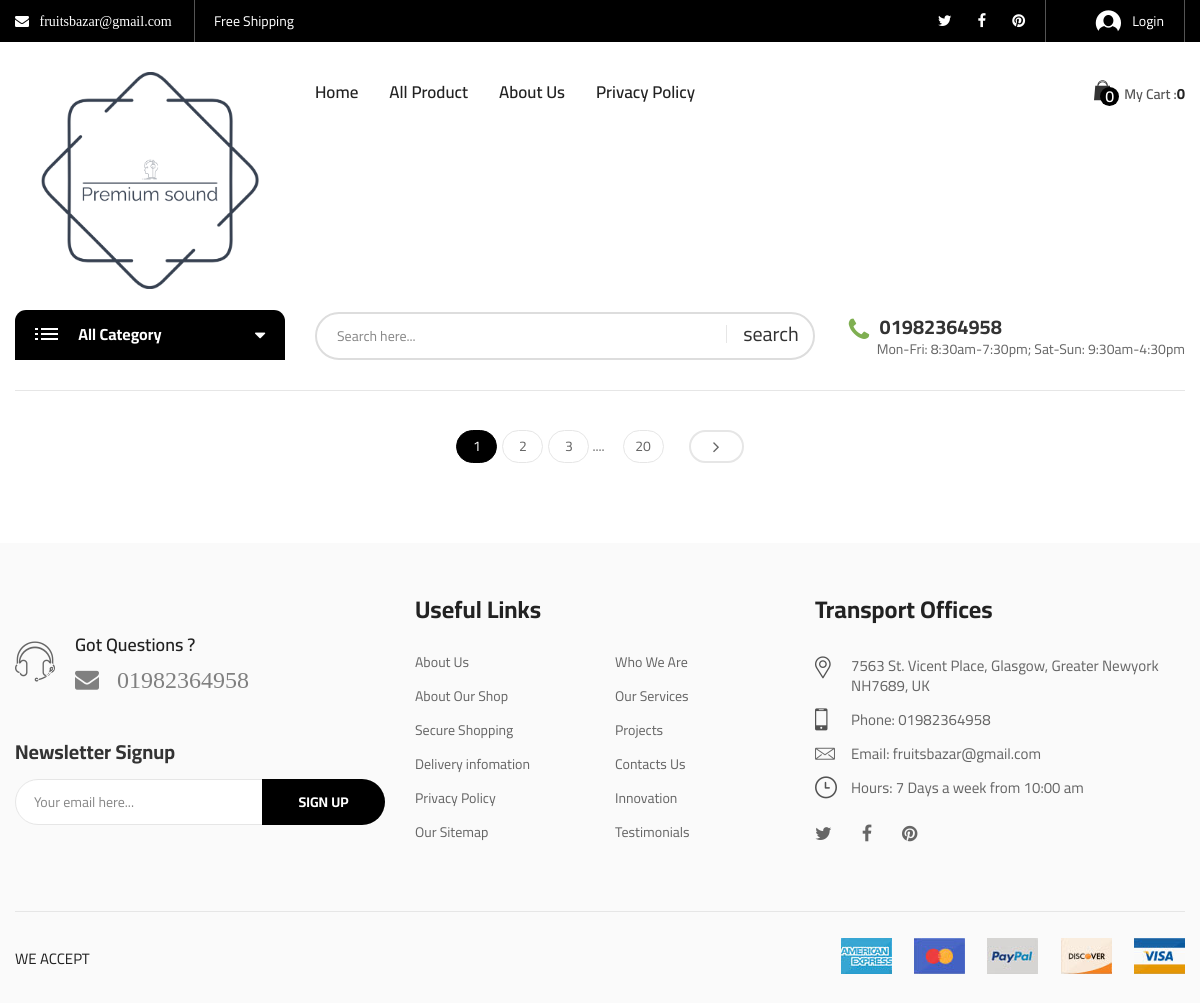
The app's page /all_product.php with its own data.
### tables this page shows
CREATE TABLE `header_info` (
  `id` int(10) NOT NULL,
  `email` varchar(30) NOT NULL,
  `tweeter` varchar(500) NOT NULL,
  `fb_link` varchar(500) NOT NULL,
  `pinterest` varchar(500) NOT NULL,
  `phone` varchar(20) NOT NULL
);

CREATE TABLE `add_logo` (
  `id` int(10) NOT NULL,
  `img` varchar(200) NOT NULL
);

### admin/class/adminback.php (called while the page is built, shortened)
<?php
class  adminback
{
    private $connection;
    function __construct()
    {
        $dbhost = "localhost";
        $dbuser = "root";
        $dbpass = "";
        $dbname = "ecommerce";
        $this->connection = mysqli_connect($dbhost, $dbuser, $dbpass, $dbname);
    }
    function display_links()
    {
        $query = "SELECT * FROM header_info";
        if (mysqli_query($this->connection, $query)) {
            $ctg_info = mysqli_query($this->connection, $query);
            return $ctg_info;
        }
    }
    function display_logo()
    {
        $query = "SELECT * FROM add_logo";
        if (mysqli_query($this->connection, $query)) {
            $pdt_info = mysqli_query($this->connection, $query);
            return $pdt_info;
        }
    }
}

### includes/header_top.php (the view, shortened to what this page needs)
<?php
$obj= new adminback();
    $links = $obj->display_links();
?>
<div class="header-top bg-main hidden-xs">
            <div class="container">
                <div class="top-bar left">
                    <ul class="horizontal-menu">
                        <?php
                        while( $link = mysqli_fetch_assoc($links)){?>
                        <li>
                            <a class="fa fa-envelope" href="" > &nbsp;
                           <?php  echo $link['email'];  ?>
                          </a></li>
                        <li><a href="#">Free Shipping</a></li>
                    </ul>
                </div>
                <div class="top-bar right">
                    <ul class="social-list">
                        <li><a href="#<?php  echo $link['tweeter'];  ?>"><i class="fa fa-twitter" aria-hidden="true"></i></a></li>
                        <li><a href="#<?php  echo $link['fb_link'];  ?>"><i class="fa fa-facebook" aria-hidden="true"></i></a></li>
                        <li><a href="#<?php  echo $link['pinterest'];  ?>"><i class="fa fa-pinterest" aria-hidden="true"></i></a></li>
                               <?php } ?>
                    </ul>
                    <ul class="horizontal-menu">
                        <li><a href="user_login.php" class="login-link"><i class="biolife-icon icon-login"></i>
                        <?php
                        if(isset($_SESSION['username'])){
                            echo $_SESSION['username'];
                        }else{
                            echo "Login";
                        }
                        ?>
                        </a></li>
                    </ul>
                </div>
            </div>
        </div>

### includes/header_middle.php (shortened to what this page needs)
<?php
$obj = new adminback();
$logo_info = $obj->display_logo();
?>
<div class="header-middle biolife-sticky-object ">
    <div class="container">
        <div class="row">
            <div class="col-lg-3 col-md-2 col-md-6 col-xs-6">
                <a href="index.php" class="biolife-logo">
                    <?php while ($logo = mysqli_fetch_assoc($logo_info)) {
                    ?>
                        <img src="admin/uploads/<?php echo $logo['img']; ?>" alt="biolife logo">
                </a>
            <?php } ?>
            </div>
            <div class="col-lg-6 col-md-7 hidden-sm hidden-xs">
                <div class="primary-menu">
                    <ul class="menu biolife-menu clone-main-menu clone-primary-menu" id="primary-menu" data-menuname="main menu">
                        <li class="menu-item"><a href="index.php">Home</a></li>
                        <li class="menu-item"><a href="all_product.php">All Product</a></li>
                        <li class="menu-item"><a href="#">About Us</a></li>
                        <li class="menu-item"><a href="#">Privacy Policy </a></li>
                    </ul>
                </div>
            </div>
            <div class="col-lg-3 col-md-3 col-md-6 col-xs-6">
                <div class="biolife-cart-info">
                    <div class="minicart-block">
                        <div class="minicart-contain">
                            <a href="javascript:void(0)" class="link-to">
                                <span class="icon-qty-combine">
                                    <span class="qty">
                                        <?php
                                        if (isset($_SESSION['cart'])) {
                                            echo $_SESSION['cart_pdt_number'];
                                        } else {
                                            echo "0";
                                        }
                                        ?>
                                    </span>
                                </span>
                                <span class="title">My Cart :</span>
                                <span class="sub-total">
                                    <?php
                                    if (isset($_SESSION['cart'])) {
                                        echo $_SESSION['subtotal'];
                                    } else {
                                        echo "0";
                                    }
                                    ?></span>
                            </a>
                        </div>
                    </div>
                </div>
            </div>
        </div>
    </div>
</div>

### includes/header_bottom.php
<?php
$obj = new adminback();
$links = $obj->display_links();
$link = mysqli_fetch_assoc($links);
?>
<div class="header-bottom hidden-sm hidden-xs">
    <div class="container">
        <div class="row">
            <div class="col-lg-3 col-md-4">
                <?php
                include_once("vertical_menu.php")
                ?>
            </div>
            <div class="col-lg-9 col-md-8 padding-top-2px">
                <?php
                include_once("search_bar.php")
                ?>
                <div class="live-info">
                    <p class="telephone"><i class="fa fa-phone" aria-hidden="true"></i><b class="phone-number"> <?php echo $link['phone'] ?> </b></p>
                    <p class="working-time">Mon-Fri: 8:30am-7:30pm; Sat-Sun: 9:30am-4:30pm</p>
                </div>
            </div>
        </div>
    </div>
</div>

### includes/footer.php
<?php
$obj= new adminback();
    $links = $obj->display_links();
    $link = mysqli_fetch_assoc($links);
?>
<footer id="footer" class="footer layout-03">
        <div class="footer-content background-footer-03">
            <div class="container">
                <div class="row">
                    <div class="col-lg-4 col-md-4 col-sm-9">
                        <section class="footer-item">
                            <div class="footer-phone-info">
                                <i class="biolife-icon icon-head-phone"></i>
                                <p class="r-info">
                                    <span>Got Questions ?</span>
                                    <span class="h4"> <a class="fa fa-envelope" href="#" style="color: gray; font-size:24px"> &nbsp;
                           <?php
                             echo $link['phone'];
                             ?>
                          </a></span>
                                </p>
                            </div>
                            <div class="newsletter-block layout-01">
                                <h4 class="title">Newsletter Signup</h4>
                                <div class="form-content">
                                    <form action="#" name="new-letter-foter">
                                        <input type="email" class="input-text email" value="" placeholder="Your email here...">
                                        <button type="submit" class="bnt-submit" name="ok">Sign up</button>
                                    </form>
                                </div>
                            </div>
                        </section>
                    </div>
                    <div class="col-lg-4 col-md-4 col-sm-6 md-margin-top-5px sm-margin-top-50px xs-margin-top-40px">
                        <section class="footer-item">
                            <h3 class="section-title">Useful Links</h3>
                            <div class="row">
                                <div class="col-lg-6 col-sm-6 col-xs-6">
                                    <div class="wrap-custom-menu vertical-menu-2">
                                        <ul class="menu">
                                            <li><a href="#">About Us</a></li>
                                            <li><a href="#">About Our Shop</a></li>
                                            <li><a href="#">Secure Shopping</a></li>
                                            <li><a href="#">Delivery infomation</a></li>
                                            <li><a href="#">Privacy Policy</a></li>
                                            <li><a href="#">Our Sitemap</a></li>
                                        </ul>
                                    </div>
                                </div>
                                <div class="col-lg-6 col-sm-6 col-xs-6">
                                    <div class="wrap-custom-menu vertical-menu-2">
                                        <ul class="menu">
                                            <li><a href="#">Who We Are</a></li>
                                            <li><a href="#">Our Services</a></li>
                                            <li><a href="#">Projects</a></li>
                                            <li><a href="#">Contacts Us</a></li>
                                            <li><a href="#">Innovation</a></li>
                                            <li><a href="#">Testimonials</a></li>
                                        </ul>
                                    </div>
                                </div>
                            </div>
                        </section>
                    </div>
                    <div class="col-lg-4 col-md-4 col-sm-6 md-margin-top-5px sm-margin-top-50px xs-margin-top-40px">
                        <section class="footer-item">
                            <h3 class="section-title">Transport Offices</h3>
                            <div class="contact-info-block footer-layout xs-padding-top-10px">
                                <ul class="contact-lines">
                                    <li>
                                        <p class="info-item">
                                            <i class="biolife-icon icon-location"></i>
                                            <b class="desc">7563 St. Vicent Place, Glasgow, Greater Newyork NH7689, UK </b>
                                        </p>
                                    </li>
                                    <li>
                                        <p class="info-item">
                                            <i class="biolife-icon icon-phone"></i>
                                            <b class="desc">Phone: <?php echo $link['phone'] ?></b>
                                        </p>
                                    </li>
                                    <li>
                                        <p class="info-item">
                                            <i class="biolife-icon icon-letter"></i>
                                            <b class="desc">Email:  <?php echo $link['email'] ?></b>
                                        </p>
                                    </li>
                                    <li>
                                        <p class="info-item">
                                            <i class="biolife-icon icon-clock"></i>
                                            <b class="desc">Hours: 7 Days a week from 10:00 am</b>
                                        </p>
                                    </li>
                                </ul>
                            </div>
                            <div class="biolife-social inline">
                                <ul class="socials">
                                    <li><a href="<?php echo $link['tweeter'] ?>" title="twitter" class="socail-btn"><i class="fa fa-twitter" aria-hidden="true"></i></a></li>
                                    <li><a href="<?php echo $link['fb_link'] ?>" title="facebook" class="socail-btn"><i class="fa fa-facebook" aria-hidden="true"></i></a></li>
                                    <li><a href="<?php echo $link['pinterest'] ?>" title="pinterest" class="socail-btn"><i class="fa fa-pinterest" aria-hidden="true"></i></a></li>
                                </ul>
                            </div>
                        </section>
                    </div>
                </div>
                <div class="row">
                    <div class="col-xs-12">
                        <div class="separator sm-margin-top-62px xs-margin-top-40px"></div>
                    </div>
                    <div class="col-lg-6 col-sm-6 col-xs-12">
                       <div class="copy-right-text"><p>WE ACCEPT</p></div>
                    </div>
                    <div class="col-lg-6 col-sm-6 col-xs-12">
                        <div class="payment-methods">
                            <ul>
                                <li><a href="#" class="payment-link"><img src="assets/images/card1.jpg" width="51" height="36" alt=""></a></li>
                                <li><a href="#" class="payment-link"><img src="assets/images/card2.jpg" width="51" height="36" alt=""></a></li>
                                <li><a href="#" class="payment-link"><img src="assets/images/card3.jpg" width="51" height="36" alt=""></a></li>
                                <li><a href="#" class="payment-link"><img src="assets/images/card4.jpg" width="51" height="36" alt=""></a></li>
                                <li><a href="#" class="payment-link"><img src="assets/images/card5.jpg" width="51" height="36" alt=""></a></li>
                            </ul>
                        </div>
                    </div>
                </div>
            </div>
        </div>
    </footer>

### records on screen
header_info: email "fruitsbazar@gmail.com", phone "01982364958"
add_logo: img (picture)
